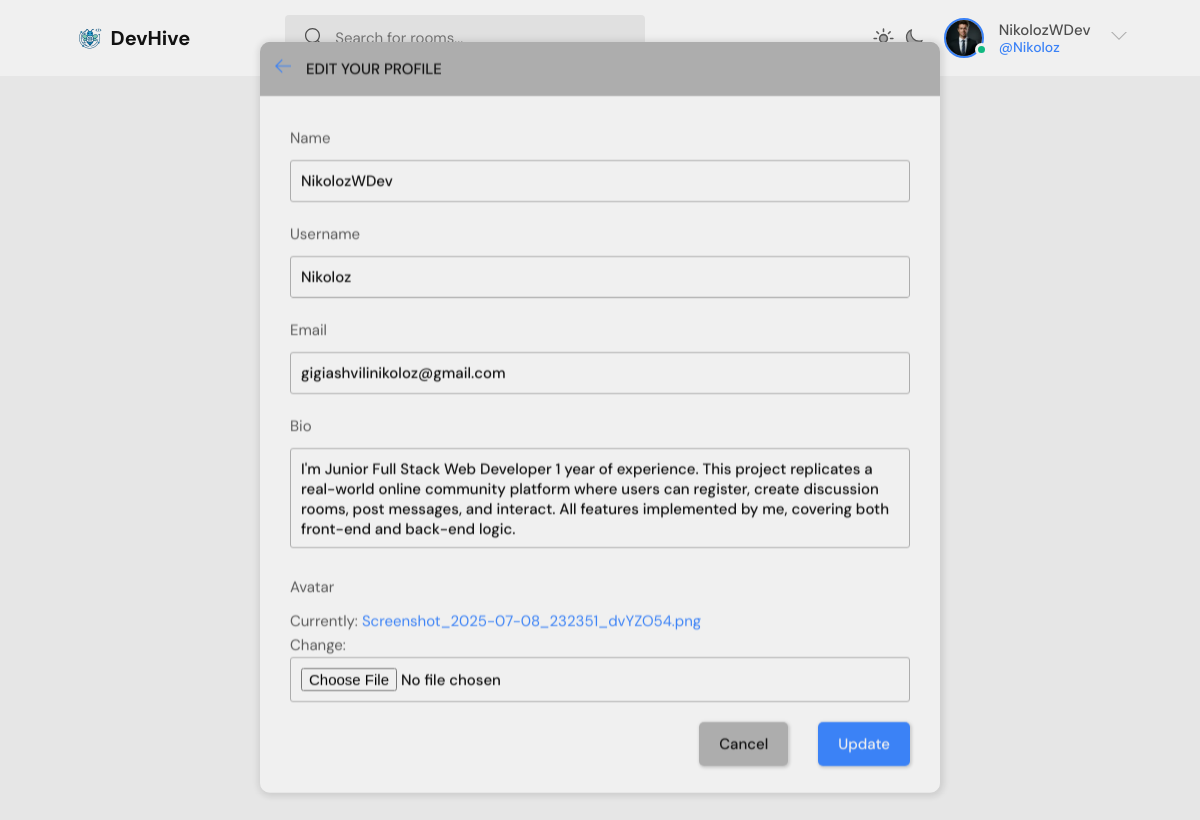
The page /update-user/ (signed in) on the database its author committed.
### base/models.py (models this page shows)
class User(AbstractUser):
    name = models.CharField(max_length=30, null=True)
    email = models.EmailField(unique=True, null=True)
    bio = models.TextField(null=True)
    avatar = models.ImageField(null=True, default='avatar.svg')
    followers = models.ManyToManyField(
        'self',
        symmetrical=False,
        related_name='following',
        blank=True,
        )
    USERNAME_FIELD = 'email'
    REQUIRED_FIELDS = []

### base/views.py (the view)
# urls.py: path('update-user/', update_user, name='update-user'),
@login_required(login_url='login-register')
def update_user(request):
    form = UserForm(instance=request.user)
    if request.method == 'POST':
        form = UserForm(request.POST, request.FILES, instance=request.user)
        if form.is_valid():
            form.save()
            return redirect('user-profile', pk=request.user.id)
    context = {'form': form}
    return render(request, 'update-user.html', context)

### base/form.py
class UserForm(ModelForm):
    class Meta:
        model = User
        fields = ['name', 'username', 'email', 'bio', 'avatar']

### templates/update-user.html (shortened to what this page needs)
{% extends 'main.html' %}
{% block content %}
<main class="update-account layout">
        <div class="container">
            <div class="layout__box">
                <div class="layout__boxHeader">
                    <div class="layout__boxTitle">
                        <a href="{% url 'user-profile' request.user.username %}">
                            <svg version="1.1" xmlns="http://www.w3.org/2000/svg" width="32" height="32"
                                viewBox="0 0 32 32">
                                <title>arrow-left</title>
                                <path
                                    d="M13.723 2.286l-13.723 13.714 13.719 13.714 1.616-1.611-10.96-10.96h27.625v-2.286h-27.625l10.965-10.965-1.616-1.607z">
                                </path>
                            </svg>
                        </a>
                        <h3>Edit your profile</h3>
                    </div>
                </div>
                <div class="layout__body">
                    <form class="form" method="POST" action="" enctype="multipart/form-data">
                      {% for field in form %}
                        <div class="form__group">
                            <label for="profile_pic">{{ field.label }}</label>
                            {{ field }}
                        </div>
                      {% endfor %}
                        <div class="form__action">
                            <a class="btn btn--dark" href="{% url 'user-profile' request.user.username %}">Cancel</a>
                            <button class="btn btn--main" type="submit">Update</button>
                        </div>
                    </form>
                </div>
            </div>
        </div>
    </main>
    {% endblock %}

### templates/navbar.html (shortened to what this page needs)
{% load static %}
    <header class="header header--loggedIn">
      <div class="container" style="display: flex; justify-content: center; align-items: center;">
        <a href="{% url 'home' %}" class="header__logo">
          <img src="{% static 'images/DevHive.png' %}" />
          <h1>DevHive</h1>
        </a>
        <form class="header__search" method="GET" action="{% url 'search' q='dummy' %}" onsubmit="event.preventDefault(); location.href = '/search/' + this.q.value;">
          <label>
            <input name="q" placeholder="Search for rooms..." />
          </label>
        </form>
        <div class="header__menu" style="display: flex; align-items: center; gap: 20px;">
  <div class="mode-toggle" style="display: flex; gap: 8px; align-items: center;">
  </div>
  {% if request.user.is_authenticated %}
    <div class="header__user">
      <a href="{% url 'user-profile' request.user.username %}">
        <div class="avatar avatar--medium active">
          <img src="{{ request.user.avatar.url }}" />
        </div>
        <p>{{ request.user.name }} <span>@{{ request.user.username }}</span></p>
      </a>
      <button class="dropdown-button">
                      <svg version="1.1" xmlns="http://www.w3.org/2000/svg" width="32" height="32" viewBox="0 0 32 32">
                <title>chevron-down</title>
                <path d="M16 21l-13-13h-3l16 16 16-16h-3l-13 13z"></path>
              </svg>
      </button>
    </div>
  {% endif %}
</div>
      </div>
    </header>

### rows shown on the page
User: user.avatar (picture), user.name "NikolozWDev", user.username "Nikoloz", form "NikolozWDev" "Nikoloz" "gigiashvilinikoloz@gmail.com" "I'm Junior Full Stack Web Developer 1 year of experience. This project replicates a real-world online community platform where users can register, create discussion rooms, post messages, and interact. All features implemented by me, covering both front-end and back-end logic."

### other values the page prints
{{ field.label }} "Name" "Username" "Email" "Bio" "Avatar"
